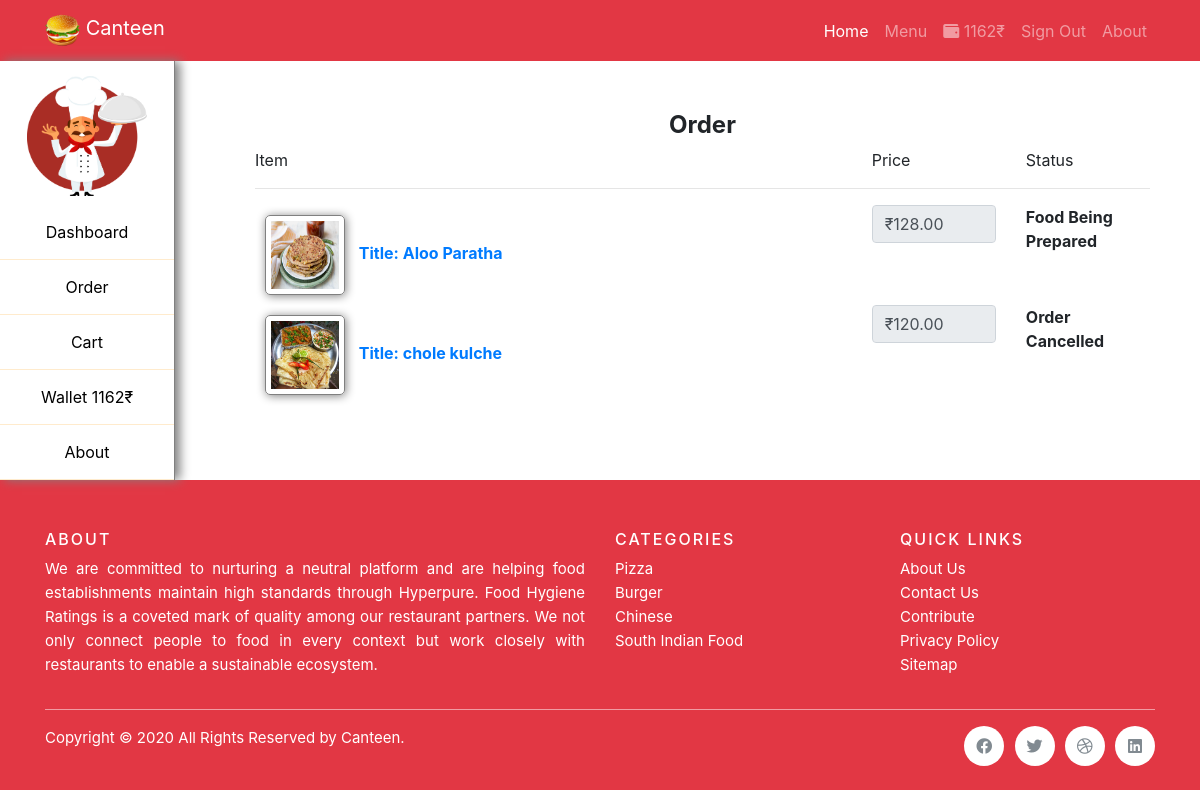
The app's page /order.php (signed in) with its own data.
### tables this page shows
CREATE TABLE `client` (
  `id` int(250) NOT NULL,
  `uid` varchar(250) NOT NULL,
  `profilepic` varchar(250) NOT NULL,
  `name` varchar(250) NOT NULL,
  `sname` varchar(250) NOT NULL,
  `email` varchar(250) NOT NULL,
  `gender` varchar(250) NOT NULL,
  `street` varchar(250) NOT NULL,
  `city` varchar(250) NOT NULL,
  `country` varchar(250) NOT NULL,
  `password` varchar(250) NOT NULL,
  `wallet` int(250) NOT NULL
);

CREATE TABLE `foodorder` (
  `id` int(250) NOT NULL,
  `fid` varchar(250) NOT NULL,
  `iid` varchar(250) NOT NULL,
  `email` varchar(250) NOT NULL,
  `image` varchar(250) NOT NULL,
  `title` varchar(250) NOT NULL,
  `price` varchar(250) NOT NULL,
  `status` varchar(250) NOT NULL,
  `date` varchar(250) NOT NULL
);

### order.php (the view, shortened to what this page needs)
<?php
require("includes/database.php");
if(!isset($_SESSION["email"])) {
    header("location: index.php");
} else {
    $localEmail = $_SESSION['email'];
}
?>
<!DOCTYPE html>
<html lang="en">
<head>
    <link rel="stylesheet" href="css/basic.css" type="text/css" />
    <link rel="stylesheet" href="css/index.css" type="text/css" />
    <link rel="stylesheet" href="CDN/css/bootstrap.css" type="text/css" />
    <link rel="stylesheet" type="text/css" href="https://cdnjs.cloudflare.com/ajax/libs/font-awesome/5.11.2/css/all.css">
</head>
<body>
    <nav class="navbar navbar-expand-lg navbar-dark static-top" style="background-color: #e23744">
    <div class="container">
      <a class="navbar-brand" href="http://localhost/Canteen/"><img src="images/siteImages/android-chrome-192x192.png" width="35" height="35" class="d-inline-block align-top" alt=""> Canteen</a>
      <div class="collapse navbar-collapse" id="navbarResponsive">
        <ul class="navbar-nav ml-auto">
          <li class="nav-item active">
            <a class="nav-link" href="http://localhost/Canteen/">Home
            </a>
          </li>
          <li class='nav-item'><a class='nav-link' href='menu.php'>Menu</a></li>
            <li class='nav-item'>
            <a href="wallet.php" class="nav-link"><i class="fas fa-wallet"></i>
            <?php
                $selUserPurchased = mysqli_query($conn, "SELECT * FROM client WHERE email='$localEmail'");
                if(mysqli_num_rows($selUserPurchased) > 0) {
                        $getAmount = mysqli_fetch_assoc($selUserPurchased);
                        echo $getAmount['wallet']. "₹";
                }
            ?>
            </a>
            </li>
            <li class='nav-item'><a class='nav-link' href='logout.php'>Sign Out</a></li>
            <li class="nav-item">
            <a class="nav-link" href="about.php">About</a>
            </li>
        </ul>
      </div>
      </div>
    </nav>
    <div class="row">
    <div class="col-md-2">
    <div class="right-nav">
    <ul>
       <li><a href="dashboard.php"><img class="mb-4" src="images/siteImages/chef.png" alt="" width="120" height="120"> Dashboard</a></li>
       <li><a href="order.php">Order</a></li>
       <li><a href="cart.php">Cart</a></li>
       <li><a href="wallet.php">Wallet
       <?php
            $selUserPurchased = mysqli_query($conn, "SELECT * FROM client WHERE email='$localEmail'");
            if(mysqli_num_rows($selUserPurchased) > 0) {
                    $getAmount = mysqli_fetch_assoc($selUserPurchased);
                    echo $getAmount['wallet']. "₹";
            }
        ?>
       </a></li>
       <li><a href="about.php">About</a></li>
    </ul>
    </div>
    </div>
    <div class="col-md-10">
    <div class="main-content" style="padding: 50px;">
    <h4 style='font-weight: bold; text-align: center'>Order</h4>
    <div class="row">
        <div class="col-md-8">
            Item
        </div>
        <div class="col-md-2">
            Price
        </div>
        <div class="col-md-2">
            Status
        </div>
    </div>
    <hr />
    <?php
        $selUserPurchased = mysqli_query($conn, "SELECT * FROM foodorder WHERE email='$localEmail'");
        if(mysqli_num_rows($selUserPurchased) > 0) {
            while($retrievePurchased = mysqli_fetch_assoc($selUserPurchased)) {
                echo "
                <div class='row'>
                <div class='col-md-8' style='font-weight: bold'>
                <a href='menu.php?img=". $retrievePurchased['iid'] ."&imgname=". $retrievePurchased['title'] ."'><div><img src='".$retrievePurchased['image']."' alt='Product Image' style='border: 1px solid grey; padding: 5px; margin: 10px; border-radius: 5px; box-shadow: 1px 1px 10px grey' width=80 height=80><span style='font-weight: bold'> Title: </span>".$retrievePurchased['title']."</div></a>
                </div>
                <div class='col-md-2' style='font-weight: bold'>
                    <input type='text' class='form-control' value='₹".$retrievePurchased['price'].".00' disabled />
                </div>
                <div class='col-md-2' style='font-weight: bold'>
                ". $retrievePurchased['status'] ."
                </div>
                </div>
                ";
            }
        }
    ?>
    </div>
    </div>
    </div>
    <?php require("includes/footer.php");?>

### css/basic.css (style rules this page uses)
.right-nav { height: 100%; color: grey; background-image: #FFF; box-shadow: 5px 0px 10px grey; border-right: 1px solid grey; }
.right-nav ul { margin: 0; padding: 0; list-style: none; text-align: center; }
.right-nav ul li { padding: 15px; cursor: pointer; border-bottom: 1px solid blanchedalmond; transition: 0.4s background-color; }
.right-nav ul li a { color: #000; }

### css/index.css (style rules this page uses)
body { overflow-x: hidden; }

### records on screen
client: wallet "1162"
foodorder: image (picture), title "Aloo Paratha", price "₹128.00", status "Food Being Prepared"
foodorder: image (picture), title "chole kulche", price "₹120.00", status "Order Cancelled"
